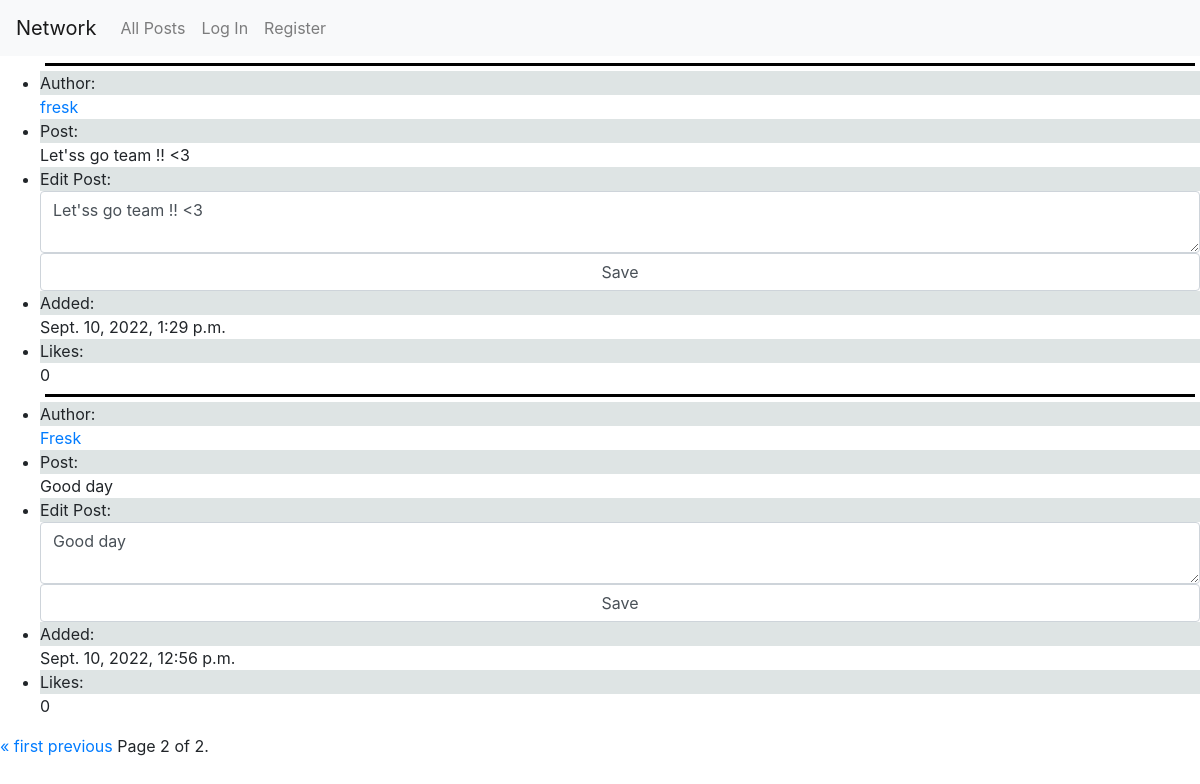
Screenshot of /?page=2 with the database file from the repository.
### network/models.py (models this page shows, shortened)
class New_post(models.Model):
    poster = models.ForeignKey(User, on_delete=models.CASCADE, related_name="poster")
    post = models.TextField(max_length=500)
    date = models.DateTimeField(auto_now=True)
    likes = models.IntegerField(default=0)

class User(AbstractUser):
    followers_number = models.IntegerField(default=0)
    following_number = models.IntegerField(default=0)
    followers = models.ManyToManyField("self", blank=True, symmetrical=False, related_name="u_followers")
    following = models.ManyToManyField("self", blank=True,  symmetrical=False, related_name="u_following")

### network/views.py (the view)
# urls.py: path("", views.index, name="index"),
def index(request):
    posts = list(reversed(New_post.objects.all()))
    paginator = Paginator(posts, 10)
    page_number = request.GET.get('page')
    page_obj = paginator.get_page(page_number)
    return render(request, "network/index.html", {
        "page_obj": page_obj
    })

### network/templates/network/index.html (shortened to what this page needs)
{% extends "network/layout.html" %}
{% load static %}
{% block body %}
    <ul>
        {% for post in page_obj %}
            <div class="line"></div>
            <div>
                <li>
                    <div class="grey">Author:</div>
                    <a href="{% url 'profile' post.poster.id %}">{{ post.poster }}</a>
                </li>
                <div class="post">
                    <li>
                        <div class="grey">Post:</div>{{ post.post }}
                    </li>
                </div>
                <div class="edit">
                    <li>
                        <div class="grey">Edit Post:</div>
                        <form id="edit-post">
                            <textarea class="form-control">{{ post.post }}</textarea>
                            <input class="form-control" type="submit" value="Save" class="btn btn-primary"/>
                        </form>
                    </li>
                </div>
                <li><div class="grey">Added:</div>{{ post.date }}</li>
                <li><div class="grey">Likes:</div>{{ post.likes }}</li>
                {% empty %}
                <li>No current posts</li>
            </div>
            {% endfor %}
    </ul>
    <div class="pagination">
        <span class="step-links">
            {% if page_obj.has_previous %}
                <a href="?page=1">&laquo; first</a>
                <a href="?page={{ page_obj.previous_page_number }}">previous</a>
            {% endif %}
            <span class="current">
                Page {{ page_obj.number }} of {{ page_obj.paginator.num_pages }}.
            </span>
        </span>
    </div>
{% endblock %}

### network/static/network/styles.css (style rules this page uses)
.line { border-bottom: 3px solid black; height: 5px; margin: 5px; }
.grey { background-color: rgba(210, 218, 218, 0.733); }

### rows the page displays
New_post: poster "fresk", post "Let'ss go team !! <3", date "Sept. 10, 2022, 1:29 p.m.", likes "0"
New_post: poster "Fresk", post "Good day", date "Sept. 10, 2022, 12:56 p.m.", likes "0"

### other values shown
{{ page_obj.number }} "2"
{{ page_obj.paginator.num_pages }} "2"
